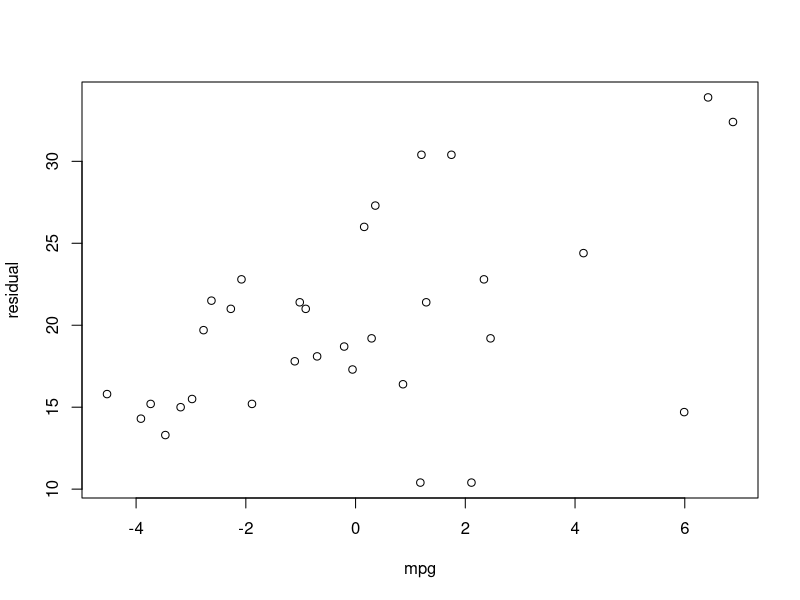

R code for this plot:
## ---- chunk 1
in.1<-mtcars
model<-lm(mpg~wt+am,data=in.1)

## ---- chunk 2
summary (model)
## ---- chunk 3
plot(resid(model),in.1$mpg,ylab="residual",xlab="mpg")
